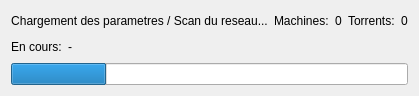
<?xml version="1.0" encoding="UTF-8"?>
<ui version="4.0">
 <class>BootLoader</class>
 <widget class="QDialog" name="BootLoader">
  <property name="geometry">
   <rect>
    <x>0</x>
    <y>0</y>
    <width>400</width>
    <height>95</height>
   </rect>
  </property>
  <property name="windowTitle">
   <string>BootLoader by fensoft</string>
  </property>
  <property name="windowIcon">
   <iconset resource="res.qrc">
    <normaloff>:/res/cloud.png</normaloff>:/res/cloud.png</iconset>
  </property>
  <layout class="QVBoxLayout" name="verticalLayout">
   <item>
    <layout class="QHBoxLayout" name="horizontalLayout">
     <item>
      <widget class="QLabel" name="label">
       <property name="text">
        <string>Chargement des parametres / Scan du reseau...</string>
       </property>
       <property name="alignment">
        <set>Qt::AlignCenter</set>
       </property>
      </widget>
     </item>
     <item>
      <spacer name="horizontalSpacer">
       <property name="orientation">
        <enum>Qt::Horizontal</enum>
       </property>
       <property name="sizeHint" stdset="0">
        <size>
         <width>40</width>
         <height>20</height>
        </size>
       </property>
      </spacer>
     </item>
     <item>
      <widget class="QLabel" name="label_2">
       <property name="text">
        <string>Machines:</string>
       </property>
      </widget>
     </item>
     <item>
      <widget class="QLabel" name="nbmac">
       <property name="text">
        <string>0</string>
       </property>
      </widget>
     </item>
     <item>
      <widget class="QLabel" name="label_3">
       <property name="text">
        <string>Torrents:</string>
       </property>
      </widget>
     </item>
     <item>
      <widget class="QLabel" name="nbfil">
       <property name="text">
        <string>0</string>
       </property>
      </widget>
     </item>
    </layout>
   </item>
   <item>
    <layout class="QHBoxLayout" name="horizontalLayout_2">
     <item>
      <widget class="QLabel" name="label_4">
       <property name="text">
        <string>En cours:</string>
       </property>
      </widget>
     </item>
     <item>
      <widget class="QLabel" name="inProgress">
       <property name="text">
        <string>-</string>
       </property>
      </widget>
     </item>
     <item>
      <spacer name="horizontalSpacer_2">
       <property name="orientation">
        <enum>Qt::Horizontal</enum>
       </property>
       <property name="sizeHint" stdset="0">
        <size>
         <width>40</width>
         <height>20</height>
        </size>
       </property>
      </spacer>
     </item>
    </layout>
   </item>
   <item>
    <widget class="QProgressBar" name="progressBar">
     <property name="value">
      <number>24</number>
     </property>
     <property name="textVisible">
      <bool>false</bool>
     </property>
    </widget>
   </item>
  </layout>
 </widget>
 <resources>
  <include location="res.qrc"/>
 </resources>
 <connections/>
</ui>
